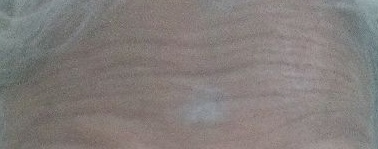
#> input picture FH-V1_WITHOUT_AUG_DATASET/test/10/20.jpg, 378 x 149 px; its folder holds only this picture in this run
$ python prepare_fh_v1_dataset.py
#> lines starting #> are read from the running program, lines starting #| are printed output that depends on the picture
import json
import os
from pathlib import Path

from PIL import Image


DATASET_ROOT = Path("FH-V1_WITHOUT_AUG_DATASET")
TRAIN_ROOT = DATASET_ROOT / "train"
TEST_ROOT = DATASET_ROOT / "test"
OUTPUT_DIR = Path("styled_data")
IMAGE_EXTENSIONS = {".jpg", ".jpeg", ".png"}
IMAGE_SIZE = (256, 256)


def list_person_ids(root: Path) -> set[str]:
    if not root.exists():
        return set()

    return {
        entry.name
        for entry in root.iterdir()
        if entry.is_dir()
    }


def process_split(root: Path, person: str, label_id: int, labels: list[list], count: int) -> int:
#> called with person = '10', label_id = 0, count = 0
    person_path = root / person
    if not person_path.exists():
        return count

    for image_path in sorted(person_path.iterdir()):
        if image_path.suffix.lower() not in IMAGE_EXTENSIONS or not image_path.is_file():
            continue

        with Image.open(image_path) as img:
#> img is the input picture: PIL image 378x149 RGB; mean R, G, B 130.6, 125.1, 122.9
            img = img.convert("RGB")
            img = img.resize(IMAGE_SIZE)
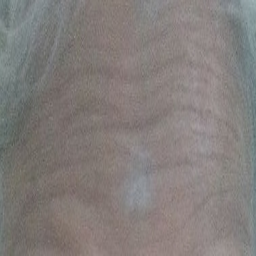
#> img: PIL image 256x256 RGB; mean R, G, B 130.6, 125.1, 122.9

            filename = f"{count:05d}.png"
            img.save(OUTPUT_DIR / filename)

        labels.append([filename, label_id])
        count += 1

    return count


def main() -> None:
    if not TRAIN_ROOT.exists() and not TEST_ROOT.exists():
        raise FileNotFoundError(
            f"Dataset folders not found. Expected '{TRAIN_ROOT}' and/or '{TEST_ROOT}'."
        )

    OUTPUT_DIR.mkdir(exist_ok=True)

    labels: list[list] = []
    count = 0

    persons = sorted(list_person_ids(TRAIN_ROOT) | list_person_ids(TEST_ROOT), key=int)

    for label_id, person in enumerate(persons):
        count = process_split(TRAIN_ROOT, person, label_id, labels, count)
        count = process_split(TEST_ROOT, person, label_id, labels, count)
#> pass 2 of the loop in main, `for label_id, person in enumerate(persons):`:
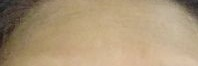
#> input picture FH-V1_WITHOUT_AUG_DATASET/test/102/15.jpg, 198 x 66 px
#> in process_split, img is the input picture: PIL image 198x66 RGB; mean R, G, B 173, 151.7, 120.6
#> in process_split (call 3), `img = img.resize(IMAGE_SIZE)`:
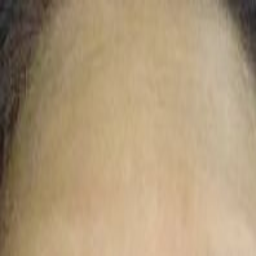
#> img: PIL image 256x256 RGB; mean R, G, B 173, 151.7, 120.6
#> pass 3 of the loop in main, `for label_id, person in enumerate(persons):`:
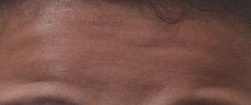
#> input picture FH-V1_WITHOUT_AUG_DATASET/test/105/17.jpg, 251 x 105 px
#> in process_split, img is the input picture: PIL image 251x105 RGB; mean R, G, B 120.5, 82, 72.8
#> in process_split (call 5), `img = img.resize(IMAGE_SIZE)`:
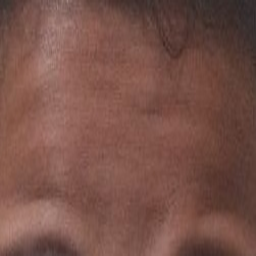
#> img: PIL image 256x256 RGB; mean R, G, B 120.5, 82, 72.8
#> the loop made 4 passes; the first 3 are shown

    print("Total images:", count)

    with open(OUTPUT_DIR / "dataset.json", "w", encoding="utf-8") as f:
        json.dump({"labels": labels}, f)


if __name__ == "__main__":
    main()
